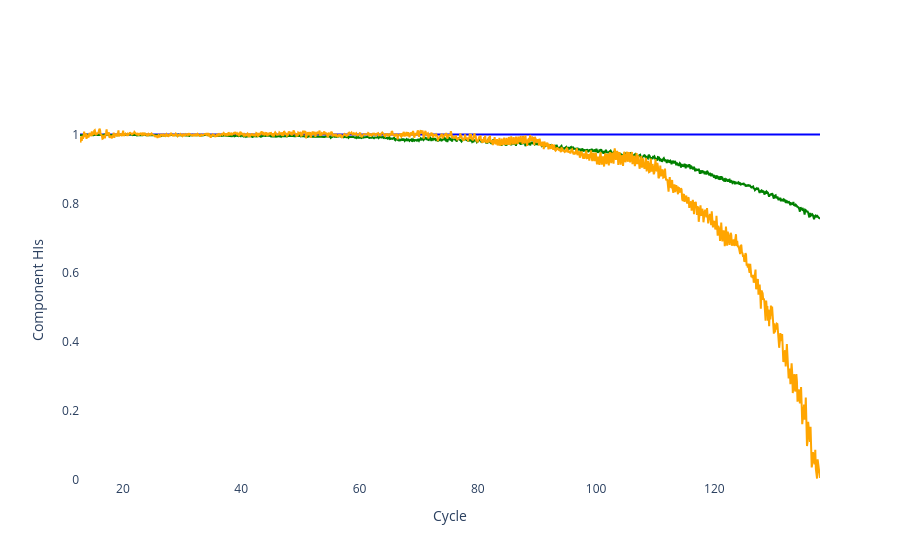

Notebook code cell kept with this figure:
### Code cell
drawId = 15
curTimeDraw = timeDraw[drawId]
hi1Draw = hiEnv1["Reac"][drawId]
hi2Draw = hiEnv1["Sep"][drawId]
hi3Draw = hiEnv1["Strip"][drawId]
hiSysDraw = hiEnv1["Sys"][drawId]

draw2DMultipleY(xCoor = curTimeDraw, yCoor = [hi1Draw, hi2Draw, hi3Draw], title = None, xLabel = "Cycle", yLabel = "Component HIs", color = ["blue", "green", "orange"], useLegend= False, yLim = [0,1.1])

draw2DMultipleY_plotly(xCoor = curTimeDraw, yCoor = [hi1Draw, hi2Draw, hi3Draw], title = None, xLabel = "Cycle", yLabel = "Component HIs", color = ["blue", "green", "orange"], useLegend= False, yLim = [0,1.1])

### Figure 1 — Plotly figure (JSON) as saved in the notebook; plotly's stock layout.template omitted (floating-point values rounded to 4 significant figures; data arrays with more than 128 entries replaced by an {"elided": "..."} marker saying what was removed)
{"data": [{"line": {"color": "blue"}, "mode": "lines", "type": "scatter", "x": {"elided": "1248 float values"}, "y": {"elided": "1248 float values"}}, {"line": {"color": "green"}, "mode": "lines", "type": "scatter", "x": {"elided": "1248 float values"}, "y": {"elided": "1248 float values"}}, {"line": {"color": "orange"}, "mode": "lines", "type": "scatter", "x": {"elided": "1248 float values"}, "y": {"elided": "1248 float values"}}], "layout": {"paper_bgcolor": "white", "plot_bgcolor": "white", "showlegend": false, "title": {}, "xaxis": {"title": {"text": "Cycle"}}, "yaxis": {"range": [0, 1.1], "title": {"text": "Component HIs"}}}}
